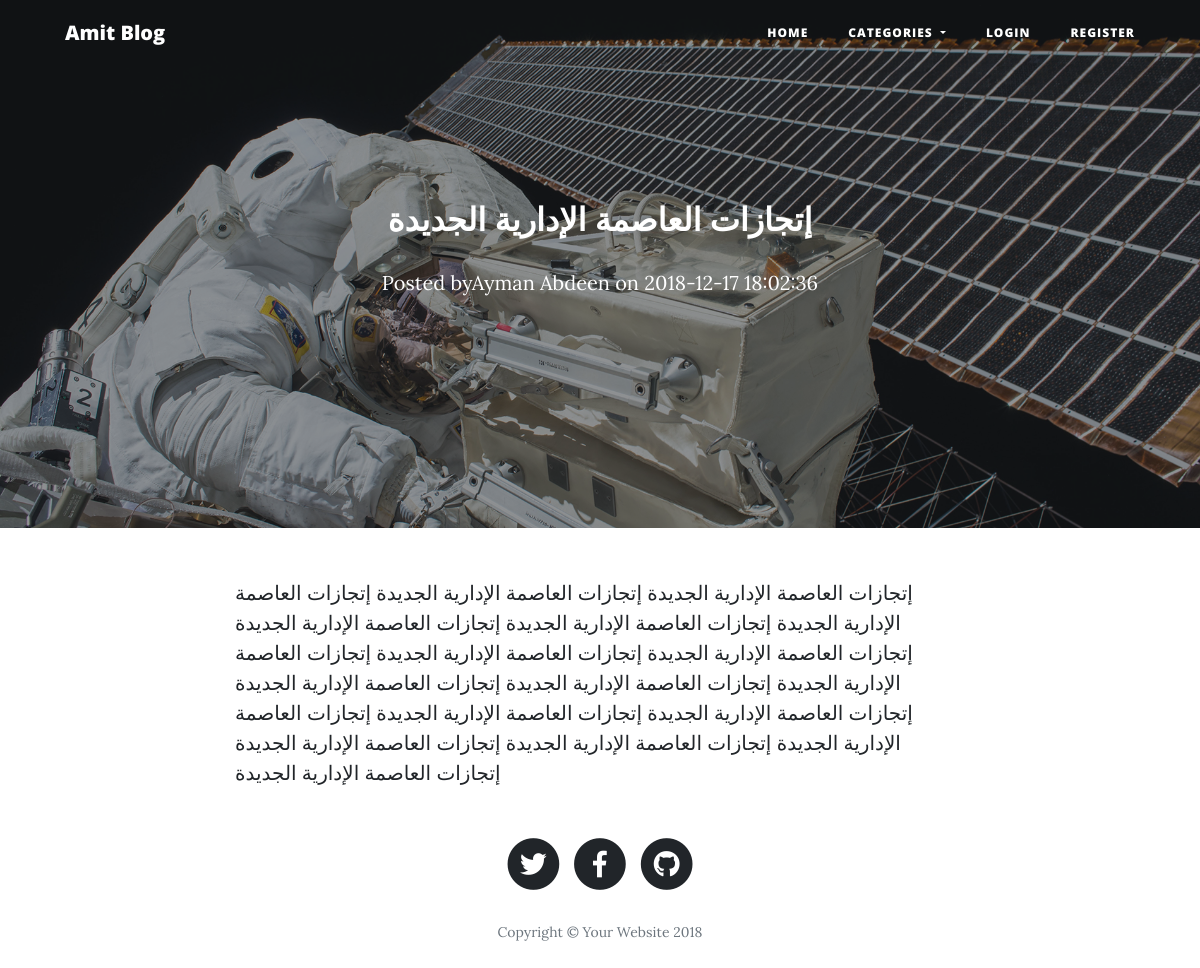
The app's page /pages/post.php?id=4, older data.
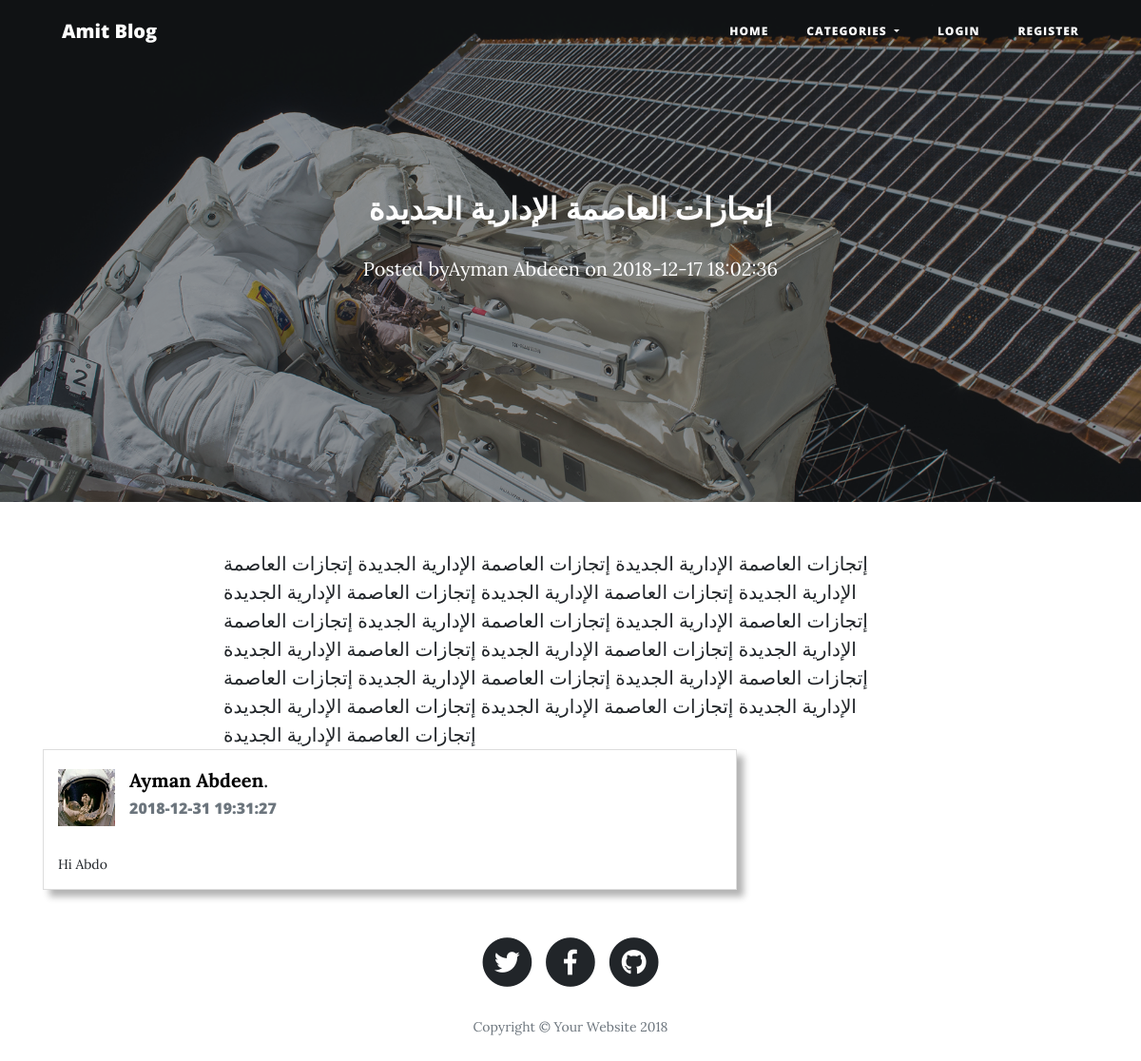
The same page, newer data.
### tables this page shows
CREATE TABLE IF NOT EXISTS `comments` (
  `id` int(10) UNSIGNED NOT NULL AUTO_INCREMENT,
  `user_id` int(10) UNSIGNED NOT NULL,
  `post_id` int(10) UNSIGNED NOT NULL,
  `content` text NOT NULL,
  `created_at` timestamp NOT NULL DEFAULT CURRENT_TIMESTAMP,
  PRIMARY KEY (`id`),
  KEY `posts_comments_fk` (`post_id`),
  KEY `users_comments_fk` (`user_id`)
);

CREATE TABLE IF NOT EXISTS `users` (
  `id` int(10) UNSIGNED NOT NULL AUTO_INCREMENT,
  `username` varchar(255) NOT NULL,
  `password` varchar(255) NOT NULL,
  `name` varchar(255) NOT NULL,
  `picture` varchar(255) NOT NULL,
  `is_author` tinyint(1) NOT NULL DEFAULT '0',
  `is_admin` tinyint(1) NOT NULL DEFAULT '0',
  `is_active` tinyint(1) NOT NULL DEFAULT '1',
  PRIMARY KEY (`id`),
  UNIQUE KEY `username` (`username`)
);

### helper/config.php (called while the page is built, shortened)
<?php
$base_url = 'http://localhost/amit_blog';

### helper/database.php (called while the page is built, shortened)
<?php
function getRows($q){
    $result=[];
    $con = mysqli_connect("localhost","blog_user","blog_user123","amit_blog");
    mysqli_set_charset($con,"utf8");
    $query = mysqli_query($con,$q);
    while($row=mysqli_fetch_array($query)){
        array_push($result,$row);
    }
    return $result;
}
function getRow($q){
    $con = mysqli_connect("localhost","blog_user","blog_user123","amit_blog");
    mysqli_set_charset($con,"utf8");
    $query = mysqli_query($con,$q);
    $row=mysqli_fetch_array($query);
    return $row;
}

### helper/posts.php (called while the page is built, shortened)
<?php
require_once($base_dir.'helper/database.php');
function getPost($id){
    $query= "
    SELECT posts.*,categories.name as category_name,users.name as user_name
    from posts
    INNER JOIN categories on categories.id=posts.category_id
    INNER JOIN users on users.id=posts.user_id
    WHERE  posts.id = $id and posts.is_active=1 and users.is_active=1;";
    $post = getRow($query);
    $query="
    SELECT comments.*,users.name,users.picture FROM comments
    INNER join users on users.id=comments.user_id
    WHERE comments.post_id=$id and users.is_active=1 order by created_at desc";
    $post['comments']=getRows($query);
    return $post;
}

### pages/post.php (the view, shortened to what this page needs)
<?php
require_once('../helper/config.php');
require_once('../helper/posts.php');
if(isset($_GET['id'])){
    $id=$_GET['id'];
    $post = getPost($id);
}
else{
    header("Location: $base_url/index.php");
    die();
}
require_once($base_dir.'layouts/header.php');
?>
<link rel="stylesheet" href="<?php echo $base_url?>/css/style.css" type="text/css" />
 <header class="masthead" style="background-image: url('<?php echo $base_url.'/'.$post['picture']?>')">
      <div class="overlay"></div>
      <div class="container">
        <div class="row">
          <div class="col-lg-8 col-md-10 mx-auto">
            <div class="site-heading">
            <h2><?php echo $post['title'];?></h2>
            <p><?php echo "Posted by".$post['user_name']." on ".$post['created_at'];?></p>
            </div>
          </div>
        </div>
      </div>
    </header>
    <article>
      <div class="container">
        <div class="row">
          <div class="col-lg-8 col-md-10 mx-auto">
            <?php
            echo  $post['content'];
            ?>
          </div>
        </div>
      </div>
    </article>
<div class="container">
    <div class="row">
    <?php
    if(!empty($post['comments'])){
        foreach($post['comments'] as $comment){
            ?>
            <div class="col-sm-8">
                <div class="panel panel-white post panel-shadow">
                    <div class="post-heading">
                        <div class="float-left image">
                            <img src="<?php echo $base_url.'/'.$comment['picture']?>" class="img-circle avatar" alt="user profile image">
                        </div>
                        <div class="float-left meta">
                            <div class="title h5">
                                <a href="<?php echo $base_url.'/pages/users?id='.$comment['id'];?>"><b><?php echo $comment['name'];?></b></a>.
                            </div>
                            <h6 class="text-muted time"><?php echo $comment['created_at'];?></h6>
                        </div>
                    </div>
                    <div class="post-description">
                        <p style="margin:0px;"><?php echo $comment['content'];?></p>
                    </div>
                </div>
            </div>
            <?php
        }
    }
    ?>
    </div>
</div>
<?php
require_once($base_dir.'layouts/footer.php');
?>

Row changes from the older to the newer data that the page shows:
added comments: user.picture (picture), user.name "Ayman Abdeen", created_at "2018-12-31 19:31:27", content "Hi Abdo"
